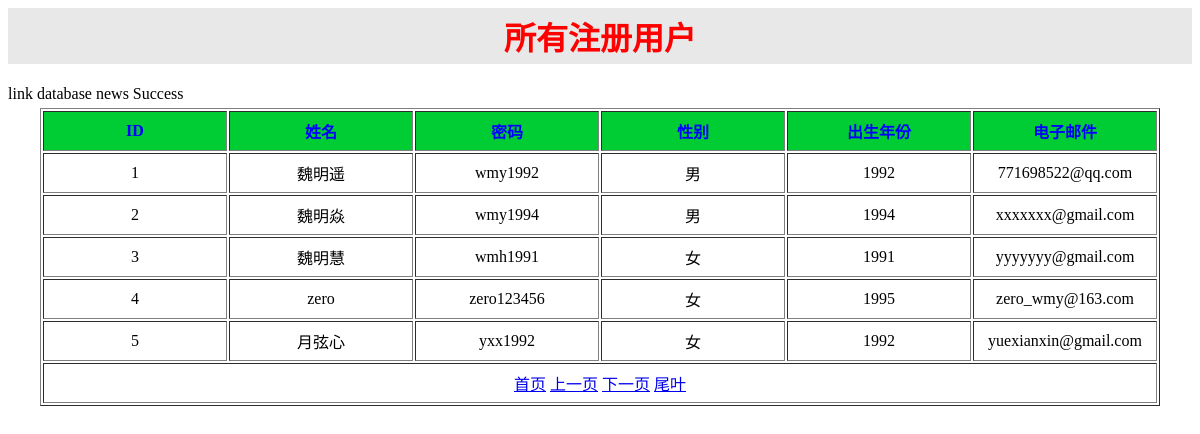
Screenshot of /admin/allUsers.php with the database file from the repository.
### tables this page shows
CREATE TABLE `user` (
  `userid` int(6) NOT NULL AUTO_INCREMENT,
  `username` varchar(24) NOT NULL,
  `userpsd` varchar(20) NOT NULL,
  `usesex` enum('0','1') NOT NULL DEFAULT '0',
  `borndate` int(4) NOT NULL DEFAULT '1999',
  `email` varchar(20) NOT NULL DEFAULT 'xxxxxxx@gmail.com',
  PRIMARY KEY (`userid`)
);

### admin/allUsers.php (the view, shortened to what this page needs)
<h1>所有注册用户</h1>
<?php
$link = @mysql_connect('127.0.0.1','root','root');
if($link){
	echo "link database news Success";
}else{
	echo "link database news Fail";
	exit;
}
@$page = $_GET['page']?$_GET['page']:1;
$table_size = 5;
$offset = ($page-1)*$table_size;
$sql = "select * from user";
$res = mysql_query($sql) ;
$totleSize = mysql_num_rows($res);
$pageMax = ceil($totleSize / $table_size);
$sql = "select * from user  limit {$offset},{$table_size}";
$res = mysql_query($sql) ;
$rows = array();
while( $row = mysql_fetch_assoc($res) ){
	$rows[] = $row;
}
?>
<table border='1'>
	<thead>
		<tr>
			<th>ID</th>
			<th>姓名</th>
			<th>密码</th>
			<th>性别</th>
			<th>出生年份</th>
			<th>电子邮件</th>
		</tr>
	</thead>
	<?php foreach($rows as $value):?>
	<tbody>
		<tr>
			<td><?php echo ("{$value['userid']}");?></td>
			<td><?php echo ("{$value['username']}");?></td>
			<td><?php echo ("{$value['userpsd']}");?></td>
			<td><?php echo (( 0==$value['usesex'] )?'女':'男');?></td>
			<td><?php echo ("{$value['borndate']}");?></td>
			<td><?php echo ("{$value['email']}");?></td>
		</tr>
	</tbody>
	<?php endforeach;?>
	<tr style="text-align:center">
		<td colspan='6'>
			<a href="./allUsers.php?page=1">首页</a>
			<a href="./allUsers.php?page=<?php echo $page <= 1 ? $page : $page-1; ?>">上一页</a>
			<a href="./allUsers.php?page=<?php echo $page >= $pageMax ? $page : $page+1; ?>">下一页</a>
			<a href="./allUsers.php?page=<?php echo $pageMax; ?>">尾叶<a>
		</td>
	</tr>
</table>

### admin/allUsers.php (style rules this page uses)
h1 { text-align:center; color:red; padding:5px; background: #e8e8e8; }
table { margin:5px auto; }
th { width:180px; height:40px; background:#00cc33; color:#0000ff; border-collapse:collapse; }
td { width:180px; height:40px; text-align:center; }

### rows the page displays
user: userid "1", username "魏明遥", userpsd "wmy1992", usesex "男", borndate "1992", email "771698522@qq.com"
user: userid "2", username "魏明焱", userpsd "wmy1994", usesex "男", borndate "1994", email "xxxxxxx@gmail.com"
user: userid "3", username "魏明慧", userpsd "wmh1991", usesex "女", borndate "1991", email "yyyyyyy@gmail.com"
user: userid "4", username "zero", userpsd "zero123456", usesex "女", borndate "1995", email "zero_wmy@163.com"
user: userid "5", username "月弦心", userpsd "yxx1992", usesex "女", borndate "1992", email "yuexianxin@gmail.com"
